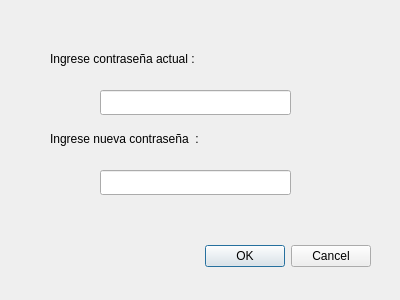
<?xml version="1.0" encoding="UTF-8"?>
<ui version="4.0">
 <class>New_Pass_window</class>
 <widget class="QDialog" name="New_Pass_window">
  <property name="geometry">
   <rect>
    <x>0</x>
    <y>0</y>
    <width>400</width>
    <height>300</height>
   </rect>
  </property>
  <property name="windowTitle">
   <string>Dialog</string>
  </property>
  <widget class="QDialogButtonBox" name="buttonBox">
   <property name="geometry">
    <rect>
     <x>30</x>
     <y>240</y>
     <width>341</width>
     <height>32</height>
    </rect>
   </property>
   <property name="orientation">
    <enum>Qt::Horizontal</enum>
   </property>
   <property name="standardButtons">
    <set>QDialogButtonBox::Cancel|QDialogButtonBox::Ok</set>
   </property>
  </widget>
  <widget class="QLabel" name="label">
   <property name="geometry">
    <rect>
     <x>50</x>
     <y>50</y>
     <width>191</width>
     <height>17</height>
    </rect>
   </property>
   <property name="text">
    <string>Ingrese contraseña actual : </string>
   </property>
  </widget>
  <widget class="QLabel" name="label_2">
   <property name="geometry">
    <rect>
     <x>50</x>
     <y>130</y>
     <width>191</width>
     <height>17</height>
    </rect>
   </property>
   <property name="text">
    <string>Ingrese nueva contraseña  : </string>
   </property>
  </widget>
  <widget class="QLineEdit" name="lineEdit">
   <property name="geometry">
    <rect>
     <x>100</x>
     <y>90</y>
     <width>191</width>
     <height>25</height>
    </rect>
   </property>
  </widget>
  <widget class="QLineEdit" name="lineEdit_2">
   <property name="geometry">
    <rect>
     <x>100</x>
     <y>170</y>
     <width>191</width>
     <height>25</height>
    </rect>
   </property>
  </widget>
 </widget>
 <resources/>
 <connections>
  <connection>
   <sender>buttonBox</sender>
   <signal>accepted()</signal>
   <receiver>New_Pass_window</receiver>
   <slot>accept()</slot>
   <hints>
    <hint type="sourcelabel">
     <x>248</x>
     <y>254</y>
    </hint>
    <hint type="destinationlabel">
     <x>157</x>
     <y>274</y>
    </hint>
   </hints>
  </connection>
  <connection>
   <sender>buttonBox</sender>
   <signal>rejected()</signal>
   <receiver>New_Pass_window</receiver>
   <slot>reject()</slot>
   <hints>
    <hint type="sourcelabel">
     <x>316</x>
     <y>260</y>
    </hint>
    <hint type="destinationlabel">
     <x>286</x>
     <y>274</y>
    </hint>
   </hints>
  </connection>
 </connections>
</ui>
